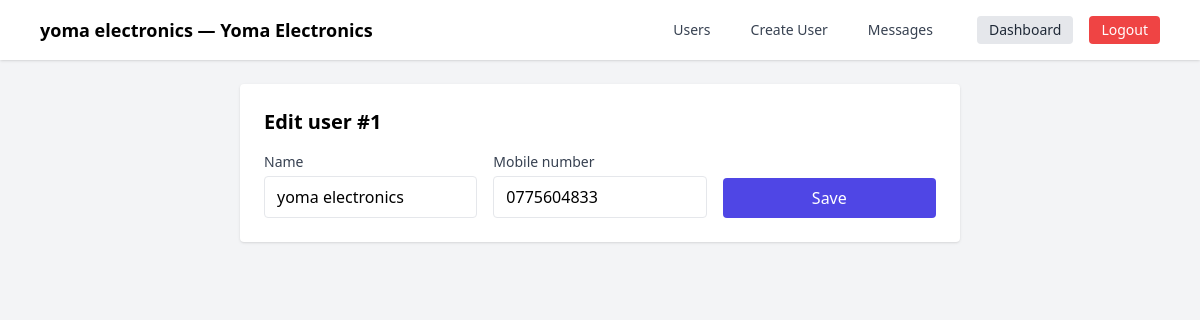
The app's page /admin_user_edit.php?id=1 (signed in) with its own data.
### tables this page shows
CREATE TABLE `users` (
  `id` INT UNSIGNED NOT NULL AUTO_INCREMENT,
  `username` VARCHAR(191) NOT NULL,
  `mobile_number` VARCHAR(20) NOT NULL,
  `password_hash` VARCHAR(255) NULL,
  `is_admin` TINYINT(1) NOT NULL DEFAULT 0,
  `created_at` TIMESTAMP NOT NULL DEFAULT CURRENT_TIMESTAMP,
  `updated_at` TIMESTAMP NOT NULL DEFAULT CURRENT_TIMESTAMP ON UPDATE CURRENT_TIMESTAMP,
  PRIMARY KEY (`id`),
  UNIQUE KEY `uniq_username` (`username`),
  UNIQUE KEY `uniq_mobile` (`mobile_number`)
);

### config.php (called while the page is built, shortened)
<?php
function db() {
    static $pdo = null;
    if ($pdo === null) {
        $dsn = 'mysql:host=' . DB_HOST . ';port=' . DB_PORT . ';dbname=' . DB_NAME . ';charset=utf8mb4';
        try {
            $pdo = new PDO($dsn, DB_USER, DB_PASS, [
                PDO::ATTR_ERRMODE => PDO::ERRMODE_EXCEPTION,
                PDO::ATTR_DEFAULT_FETCH_MODE => PDO::FETCH_ASSOC,
            ]);
        } catch (PDOException $e) {
            http_response_code(500);
            echo '<h1>Database connection failed</h1>';
            echo '<p>Please ensure MySQL is running, setup.sql is imported, and config.php credentials are correct.</p>';
            exit;
        }
    }
    return $pdo;
}
?>

### admin_user_edit.php (the view, shortened to what this page needs)
<?php
require_once __DIR__ . '/config.php';
$id = isset($_GET['id']) ? (int)$_GET['id'] : 0;
$stmt = db()->prepare('SELECT id, username, mobile_number, is_admin FROM users WHERE id = ? LIMIT 1');
$stmt->execute([$id]);
$user = $stmt->fetch();
?>
<!doctype html>
<html lang="en">
<head>
  <script src="https://cdn.tailwindcss.com"></script>
</head>
<body class="bg-gray-100 min-h-screen">
  <?php include __DIR__ . '/includes/admin_nav.php'; ?>
  <main class="max-w-3xl mx-auto p-6 space-y-6">
    <section class="bg-white rounded shadow p-6">
      <h2 class="text-xl font-semibold mb-4">Edit user #<?= (int)$user['id'] ?></h2>
      <form method="post" class="grid grid-cols-1 md:grid-cols-3 gap-4">
        <div>
          <label class="block text-sm font-medium text-gray-700">Name</label>
          <input name="username" value="<?= htmlspecialchars($user['username']) ?>" required class="mt-1 block w-full px-3 py-2 border rounded focus:outline-none focus:ring-2 focus:ring-indigo-500" />
        </div>
        <div>
          <label class="block text-sm font-medium text-gray-700">Mobile number</label>
          <input name="mobile" type="tel" inputmode="numeric" pattern="\d{10}" maxlength="10" oninput="this.value=this.value.replace(/\D+/g,'').slice(0,10)" title="Enter exactly 10 digits" value="<?= htmlspecialchars($user['mobile_number']) ?>" required class="mt-1 block w-full px-3 py-2 border rounded focus:outline-none focus:ring-2 focus:ring-indigo-500" />
        </div>
        <div class="flex items-end">
          <button type="submit" class="w-full py-2 px-4 bg-indigo-600 text-white rounded hover:bg-indigo-700">Save</button>
        </div>
      </form>
    </section>
  </main>
</body>
</html>

### records on screen
users: id "1", username "yoma electronics", mobile "0775604833"

### other values on screen
$adminName "yoma electronics"
